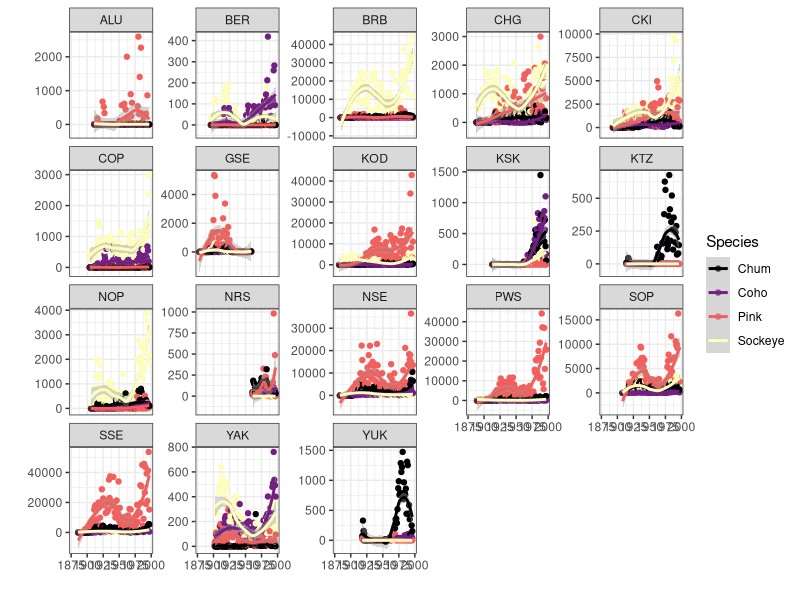

The R source for this figure:
library(readr)
library(tidyverse)
data2 <- read_csv("data/byerlySalmonByRegion.csv")
names(data2)
glimpse(data2)
datopi <- data2 %>%
  pivot_longer(cols = c( "Sockeye" , "Coho" ,       
                        "Pink" ,"Chum"), 
               names_to = "Species", values_to = "catch")
names(datopi)
unique(datopi$Species)

as <- ggplot(datopi,
             aes(y=catch, x=Year, 
             colour=Species)) +
  geom_point()+
  scale_colour_viridis_d(option = "A")+
  stat_smooth(method = "loess")+
  facet_wrap(~Region, scales="free_y")+
  theme_bw()+
  xlab("")+
  ylab("")
as
